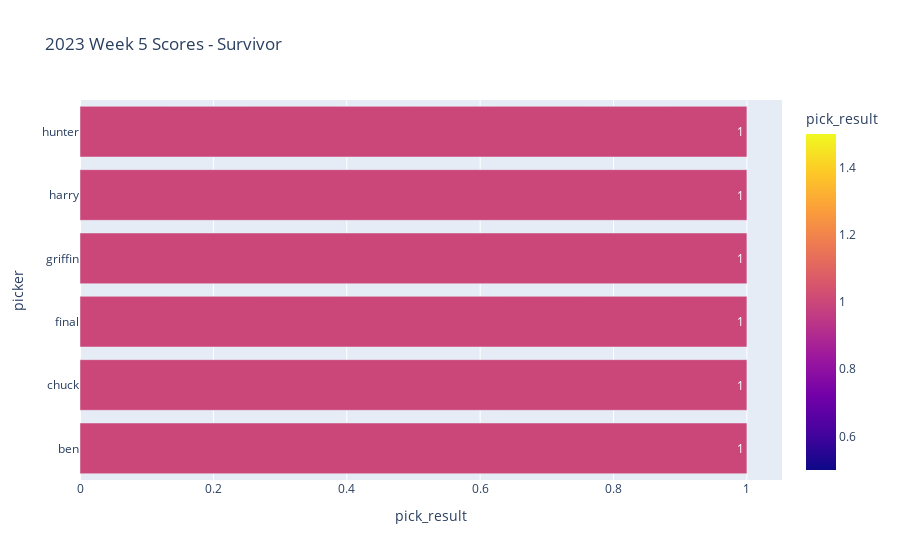

Notebook cell for this chart:
### Code cell
homers.plot_scores(week_df, 'survivor_pick')

### Figure 1 — Plotly figure (JSON) as saved in the notebook; plotly's stock layout.template omitted (floating-point values rounded to 4 significant figures)
{"data": [{"alignmentgroup": "True", "hovertemplate": "pick_result=%{marker.color}<br>picker=%{y}<extra></extra>", "legendgroup": "", "marker": {"color": [1, 1, 1, 1, 1, 1], "coloraxis": "coloraxis", "pattern": {"shape": ""}}, "name": "", "offsetgroup": "", "orientation": "h", "showlegend": false, "textposition": "auto", "texttemplate": "%{x}", "type": "bar", "x": [1, 1, 1, 1, 1, 1], "xaxis": "x", "y": ["ben", "chuck", "final", "griffin", "harry", "hunter"], "yaxis": "y"}], "layout": {"barmode": "relative", "coloraxis": {"colorbar": {"title": {"text": "pick_result"}}, "colorscale": [[0, "#0d0887"], [0.1111, "#46039f"], [0.2222, "#7201a8"], [0.3333, "#9c179e"], [0.4444, "#bd3786"], [0.5556, "#d8576b"], [0.6667, "#ed7953"], [0.7778, "#fb9f3a"], [0.8889, "#fdca26"], [1, "#f0f921"]]}, "legend": {"tracegroupgap": 0}, "title": {"text": "2023 Week 5 Scores - Survivor"}, "xaxis": {"anchor": "y", "domain": [0, 1], "title": {"text": "pick_result"}}, "yaxis": {"anchor": "x", "domain": [0, 1], "title": {"text": "picker"}}}}
